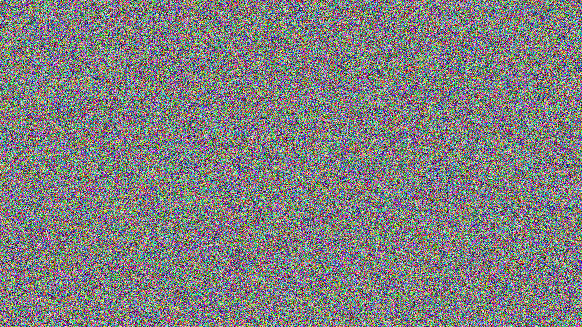
#> input picture lemur_xor/flag_7ae18c704272532658c10b5faad06d74.png, 582 x 327 px
$ python solve.py
#> lines starting #> are read from the running program, lines starting #| are printed output that depends on the picture

from PIL import Image, ImageChops

f1 = Image.open(r"flag_7ae18c704272532658c10b5faad06d74.png").convert('RGB')
#> f1 is the input picture: PIL image 582x327 RGB; mean R, G, B 127.6, 127.5, 127.6
f2 = Image.open(r"lemur_ed66878c338e662d3473f0d98eedbd0d.png").convert('RGB')
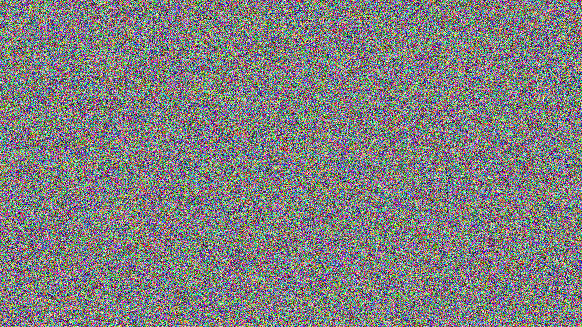
#> input picture lemur_xor/lemur_ed66878c338e662d3473f0d98eedbd0d.png, 582 x 327 px
#> f2 is the input picture: PIL image 582x327 RGB; mean R, G, B 127.6, 127.3, 127.7
f2 = ImageChops.invert(f2)
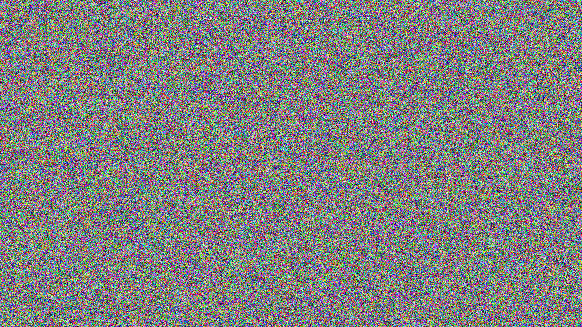
#> f2: PIL image 582x327 RGB; mean R, G, B 127.4, 127.7, 127.3

ff = ImageChops.difference(f1, f2)
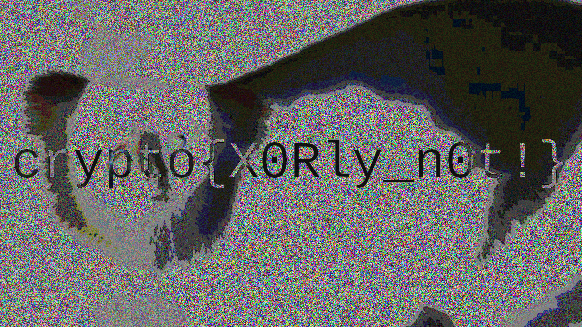
#> ff: PIL image 582x327 RGB; mean R, G, B 100.2, 100.2, 99.3
ff = ImageChops.invert(ff)
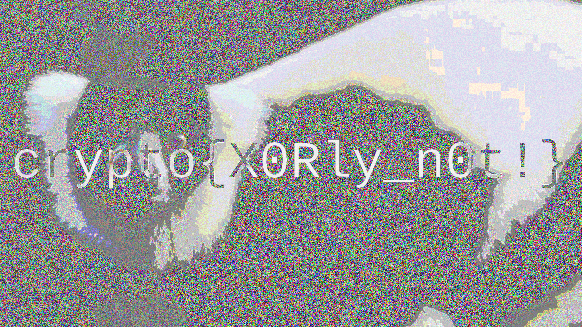
#> ff: PIL image 582x327 RGB; mean R, G, B 154.8, 154.8, 155.7

#ff.save('flag.png')
ff.show()
